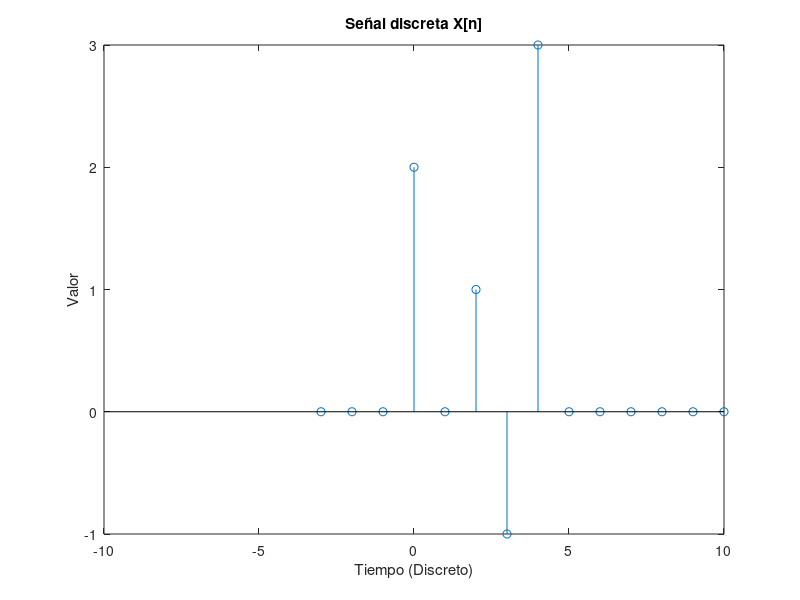
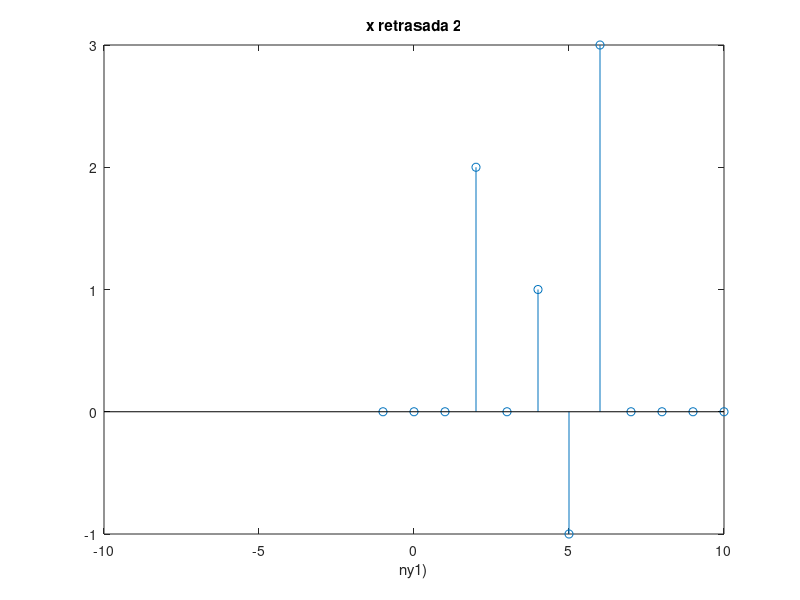
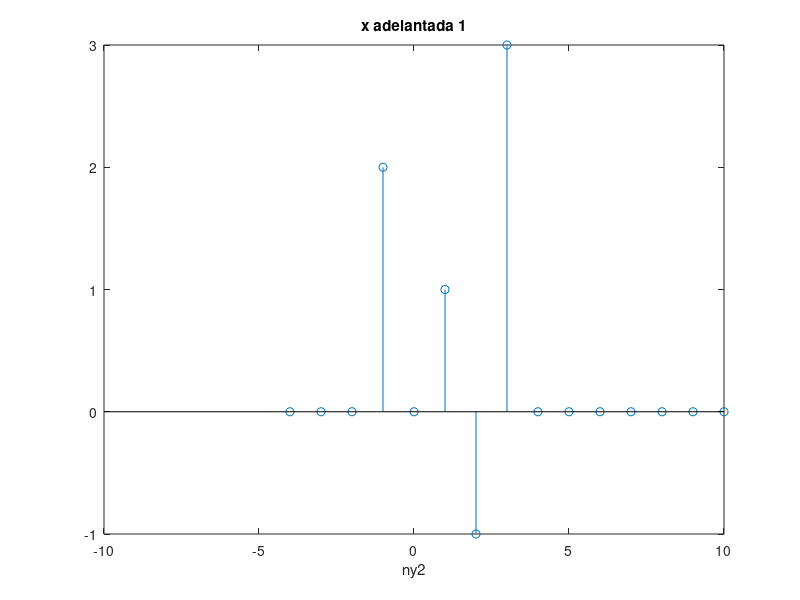
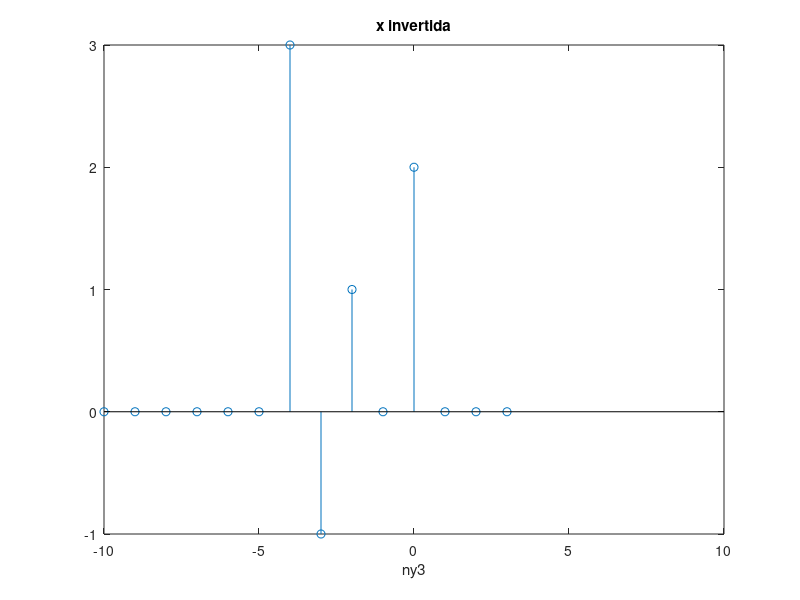

Write the MATLAB code that produced these figures, in order.
%% Ejercicio 7

nx=[-3:11];
x=zeros(size(nx));
x(4)=2;
x(6)=1;
x(7)=-1;
x(8)=3;

figure;
stem(nx,x);
title("Señal discreta X[n]");
xlabel("Tiempo (Discreto)");
ylabel("Valor");
xlim([-10 10]);

ny1=nx+2;
ny2=nx-1;
fx=fliplr(x);
ny3=-fliplr(nx);
ny4=-fliplr(nx)-1;
ny5=-fliplr(nx+1);

figure;
stem(ny1,x);
title("x retrasada 2");
xlabel("ny1)");
xlim([-10 10]);
figure;
stem(ny2,x);
title("x adelantada 1");
xlabel("ny2");
xlim([-10 10]);
figure;
stem(ny3,fx);
title("x invertida");
xlabel("ny3");
xlim([-10 10]);
figure;
stem(ny4,fx);
title("x invertida y luego adelantada 1");
xlabel("ny4");
xlim([-10 10]);
figure;
stem(ny4,fx);
title("x retrasada 1 y luego invertida");
xlabel("ny4");
xlim([-10 10]);